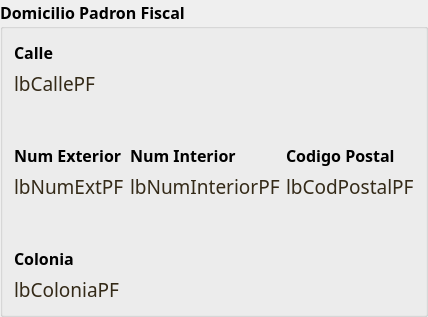
                   <widget class="QgsCollapsibleGroupBox" name="mGroupBox_3">
                    <property name="minimumSize">
                     <size>
                      <width>0</width>
                      <height>169</height>
                     </size>
                    </property>
                    <property name="maximumSize">
                     <size>
                      <width>16777215</width>
                      <height>16777215</height>
                     </size>
                    </property>
                    <property name="font">
                     <font>
                      <family>Century Gothic</family>
                      <pointsize>12</pointsize>
                      <weight>75</weight>
                      <bold>true</bold>
                     </font>
                    </property>
                    <property name="title">
                     <string>Domicilio Padron Fiscal</string>
                    </property>
                    <layout class="QGridLayout" name="gridLayout_32">
                     <item row="4" column="2">
                      <widget class="QLabel" name="lbCodPostalPF">
                       <property name="minimumSize">
                        <size>
                         <width>0</width>
                         <height>24</height>
                        </size>
                       </property>
                       <property name="font">
                        <font>
                         <family>Century Gothic</family>
                         <pointsize>14</pointsize>
                         <weight>50</weight>
                         <bold>false</bold>
                        </font>
                       </property>
                       <property name="styleSheet">
                        <string notr="true">color : rgb(52, 42, 24 )</string>
                       </property>
                       <property name="text">
                        <string>lbCodPostalPF</string>
                       </property>
                      </widget>
                     </item>
                     <item row="6" column="0">
                      <widget class="QLabel" name="label_111">
                       <property name="minimumSize">
                        <size>
                         <width>0</width>
                         <height>24</height>
                        </size>
                       </property>
                       <property name="font">
                        <font>
                         <family>Century Gothic</family>
                         <pointsize>12</pointsize>
                         <weight>75</weight>
                         <bold>true</bold>
                        </font>
                       </property>
                       <property name="text">
                        <string>Colonia</string>
                       </property>
                      </widget>
                     </item>
                     <item row="4" column="0">
                      <widget class="QLabel" name="lbNumExtPF">
                       <property name="minimumSize">
                        <size>
                         <width>0</width>
                         <height>24</height>
                        </size>
                       </property>
                       <property name="font">
                        <font>
                         <family>Century Gothic</family>
                         <pointsize>14</pointsize>
                         <weight>50</weight>
                         <bold>false</bold>
                        </font>
                       </property>
                       <property name="styleSheet">
                        <string notr="true">color : rgb(52, 42, 24 )</string>
                       </property>
                       <property name="text">
                        <string>lbNumExtPF</string>
                       </property>
                      </widget>
                     </item>
                     <item row="5" column="0">
                      <spacer name="verticalSpacer_2">
                       <property name="orientation">
                        <enum>Qt::Vertical</enum>
                       </property>
                       <property name="sizeHint" stdset="0">
                        <size>
                         <width>20</width>
                         <height>40</height>
                        </size>
                       </property>
                      </spacer>
                     </item>
                     <item row="8" column="0" colspan="3">
                      <widget class="QLabel" name="lbColoniaPF">
                       <property name="minimumSize">
                        <size>
                         <width>0</width>
                         <height>24</height>
                        </size>
                       </property>
                       <property name="font">
                        <font>
                         <family>Century Gothic</family>
                         <pointsize>14</pointsize>
                         <weight>50</weight>
                         <bold>false</bold>
                        </font>
                       </property>
                       <property name="styleSheet">
                        <string notr="true">color : rgb(52, 42, 24 )</string>
                       </property>
                       <property name="text">
                        <string>lbColoniaPF</string>
                       </property>
                      </widget>
                     </item>
                     <item row="4" column="1">
                      <widget class="QLabel" name="lbNumInteriorPF">
                       <property name="minimumSize">
                        <size>
                         <width>0</width>
                         <height>24</height>
                        </size>
                       </property>
                       <property name="font">
                        <font>
                         <family>Century Gothic</family>
                         <pointsize>14</pointsize>
                         <weight>50</weight>
                         <bold>false</bold>
                        </font>
                       </property>
                       <property name="styleSheet">
                        <string notr="true">color : rgb(52, 42, 24 )</string>
                       </property>
                       <property name="text">
                        <string>lbNumInteriorPF</string>
                       </property>
                      </widget>
                     </item>
                     <item row="1" column="0" colspan="3">
                      <widget class="QLabel" name="lbCallePF">
                       <property name="minimumSize">
                        <size>
                         <width>0</width>
                         <height>24</height>
                        </size>
                       </property>
                       <property name="font">
                        <font>
                         <family>Century Gothic</family>
                         <pointsize>14</pointsize>
                         <weight>50</weight>
                         <bold>false</bold>
                        </font>
                       </property>
                       <property name="styleSheet">
                        <string notr="true">color : rgb(52, 42, 24 )</string>
                       </property>
                       <property name="text">
                        <string>lbCallePF</string>
                       </property>
                      </widget>
                     </item>
                     <item row="2" column="0">
                      <spacer name="verticalSpacer">
                       <property name="orientation">
                        <enum>Qt::Vertical</enum>
                       </property>
                       <property name="sizeHint" stdset="0">
                        <size>
                         <width>20</width>
                         <height>40</height>
                        </size>
                       </property>
                      </spacer>
                     </item>
                     <item row="3" column="0">
                      <widget class="QLabel" name="label_69">
                       <property name="minimumSize">
                        <size>
                         <width>0</width>
                         <height>24</height>
                        </size>
                       </property>
                       <property name="font">
                        <font>
                         <family>Century Gothic</family>
                         <pointsize>12</pointsize>
                         <weight>75</weight>
                         <bold>true</bold>
                        </font>
                       </property>
                       <property name="text">
                        <string>Num Exterior</string>
                       </property>
                      </widget>
                     </item>
                     <item row="3" column="1">
                      <widget class="QLabel" name="label_117">
                       <property name="minimumSize">
                        <size>
                         <width>0</width>
                         <height>24</height>
                        </size>
                       </property>
                       <property name="font">
                        <font>
                         <family>Century Gothic</family>
                         <pointsize>12</pointsize>
                         <weight>75</weight>
                         <bold>true</bold>
                        </font>
                       </property>
                       <property name="text">
                        <string>Num Interior</string>
                       </property>
                      </widget>
                     </item>
                     <item row="0" column="0">
                      <widget class="QLabel" name="label_66">
                       <property name="minimumSize">
                        <size>
                         <width>0</width>
                         <height>24</height>
                        </size>
                       </property>
                       <property name="font">
                        <font>
                         <family>Century Gothic</family>
                         <pointsize>12</pointsize>
                         <weight>75</weight>
                         <bold>true</bold>
                        </font>
                       </property>
                       <property name="text">
                        <string>Calle</string>
                       </property>
                      </widget>
                     </item>
                     <item row="3" column="2">
                      <widget class="QLabel" name="label_123">
                       <property name="minimumSize">
                        <size>
                         <width>0</width>
                         <height>24</height>
                        </size>
                       </property>
                       <property name="font">
                        <font>
                         <family>Century Gothic</family>
                         <pointsize>12</pointsize>
                         <weight>75</weight>
                         <bold>true</bold>
                        </font>
                       </property>
                       <property name="text">
                        <string>Codigo Postal</string>
                       </property>
                      </widget>
                     </item>
                    </layout>
                   </widget>
